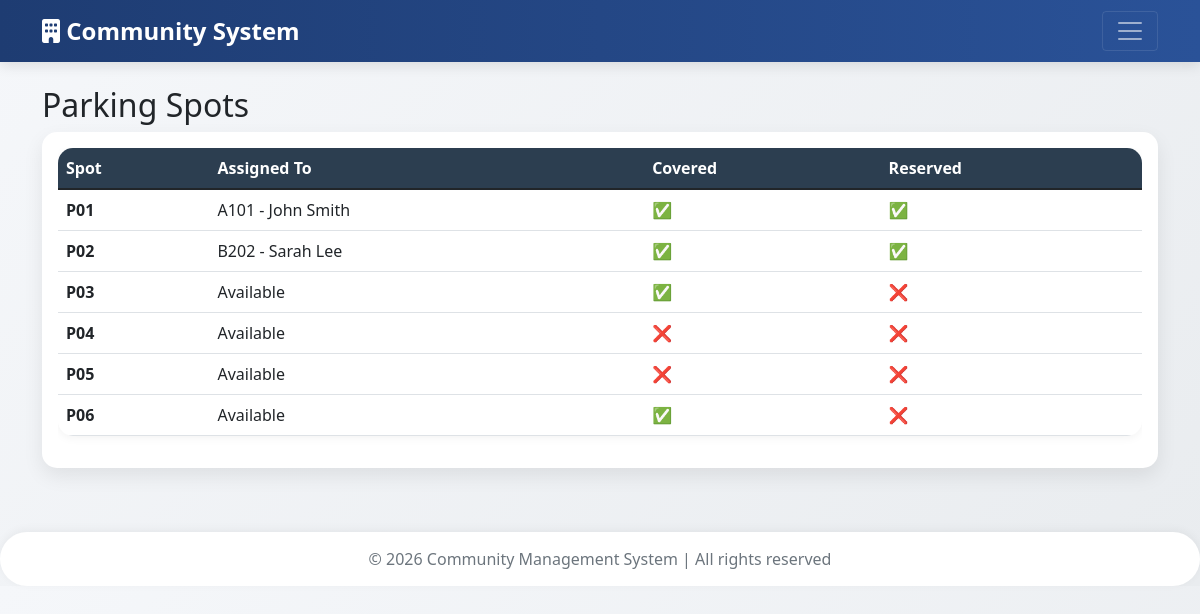
The app's page /parking-map/ (signed in) with its own data.
### core/models.py (models this page shows, shortened)
class ParkingSpot(models.Model):
    spot_number = models.CharField(max_length=10, unique=True)
    property = models.ForeignKey('Property', on_delete=models.SET_NULL, null=True, blank=True, related_name='parking_spots')
    is_covered = models.BooleanField(default=False)
    is_reserved = models.BooleanField(default=False)

class Property(models.Model):
    STATUS_CHOICES = [('occupied', 'Occupied'), ('vacant', 'Vacant')]
    unit_number = models.CharField(max_length=20, unique=True)
    owner_name = models.CharField(max_length=200)
    monthly_fee = models.DecimalField(max_digits=10, decimal_places=2, default=0)
    status = models.CharField(max_length=20, choices=STATUS_CHOICES, default='vacant')

### core/views.py (the view)
# urls.py: path('parking-map/', views.parking_map, name='parking_map'),
@login_required
def parking_map(request):
    spots = ParkingSpot.objects.all().order_by('spot_number')
    return render(request, 'core/parking_map.html', {'spots': spots})

### core/templates/core/parking_map.html
{% extends 'core/base.html' %}
{% block content %}
<h2>Parking Spots</h2>
<div class="card">
    <div class="card-body">
        <div class="table-responsive">
            <table class="table">
                <thead>
                    <tr><th>Spot</th><th>Assigned To</th><th>Covered</th><th>Reserved</th></tr>
                </thead>
                <tbody>
                    {% for spot in spots %}
                    <tr>
                        <td><strong>{{ spot.spot_number }}</strong></td>
                        <td>{% if spot.property %}{{ spot.property.unit_number }} - {{ spot.property.owner_name }}{% else %}Available{% endif %}</td>
                        <td>{% if spot.is_covered %}✅{% else %}❌{% endif %}</td>
                        <td>{% if spot.is_reserved %}✅{% else %}❌{% endif %}</td>
                    </tr>
                    {% endfor %}
                </tbody>
            </table>
        </div>
    </div>
</div>
{% endblock %}

### core/templates/core/base.html (style rules this page uses)
body { background: linear-gradient(135deg, #f5f7fa 0%, #e9ecef 100%); font-family: 'Segoe UI', Tahoma, Geneva, Verdana, sans-serif; }
.card { border-radius: 15px; border: none; box-shadow: 0 8px 20px rgba(0,0,0,0.08); transition: transform 0.2s, box-shadow 0.2s; }
.table { background: white; border-radius: 15px; overflow: hidden; box-shadow: 0 2px 10px rgba(0,0,0,0.05); }
.table thead th { background: #2c3e50; color: white; border: none; }

### records on screen
ParkingSpot: spot_number "P01", property.unit_number "A101", property.owner_name "John Smith"
ParkingSpot: spot_number "P02", property.unit_number "B202", property.owner_name "Sarah Lee"
ParkingSpot: spot_number "P03", shows "Available"
ParkingSpot: spot_number "P04", shows "Available"
ParkingSpot: spot_number "P05", shows "Available"
ParkingSpot: spot_number "P06", shows "Available"
